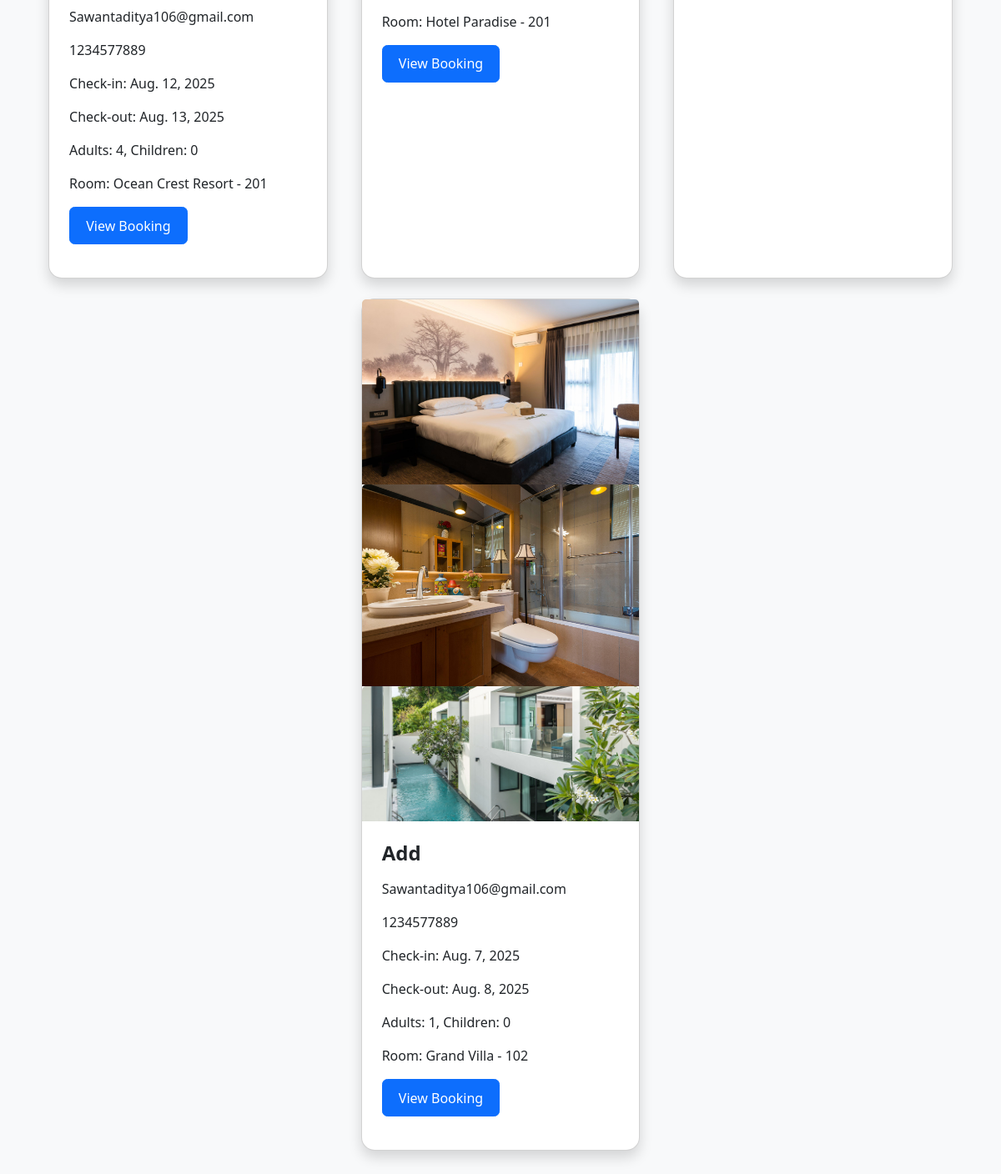
The app's page /bookings/ (lower part), older data.
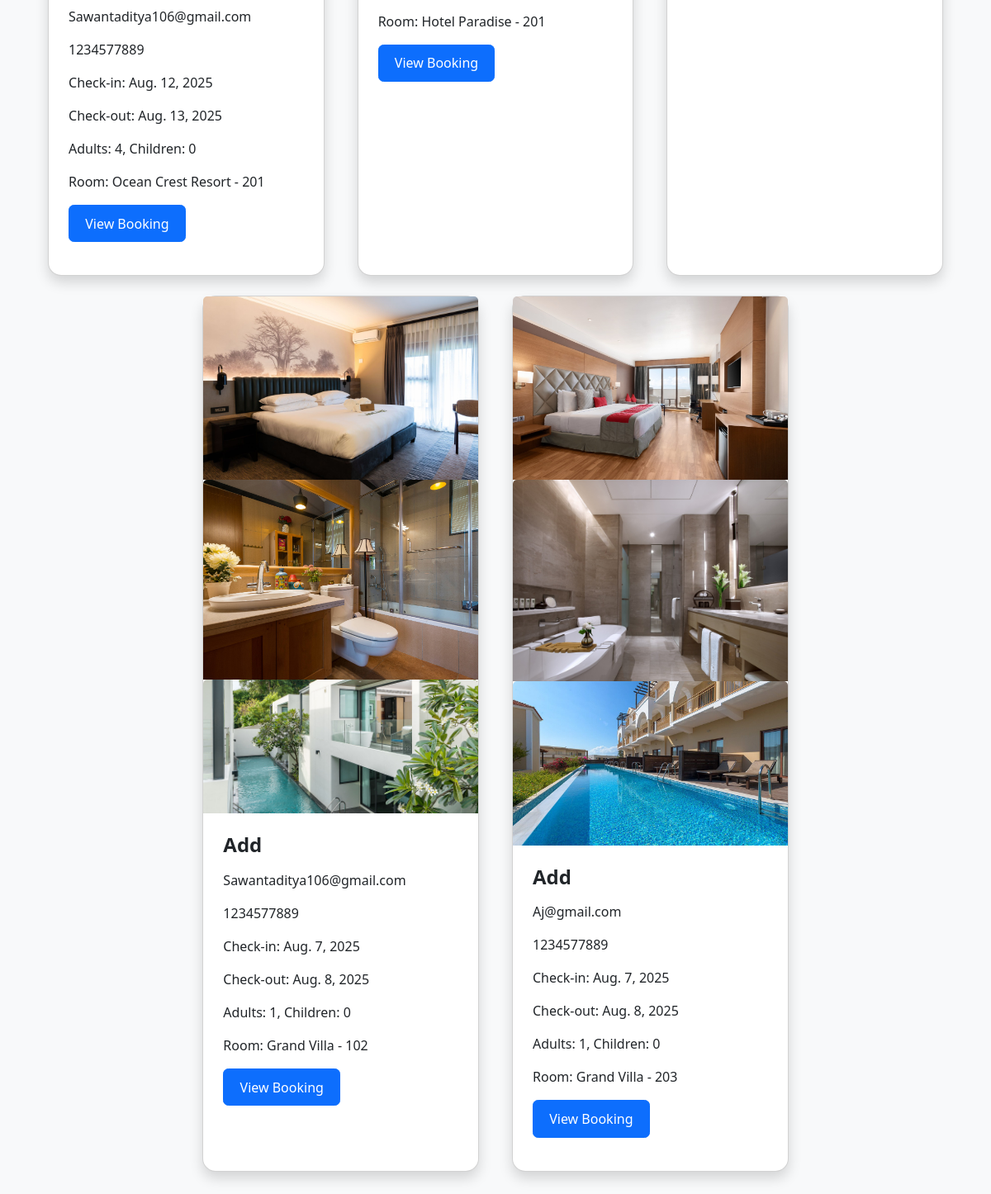
The same page, newer data.
### booking/models.py (models this page shows, shortened)
class Booking(models.Model):
    PAYMENT_STATUS_CHOICES = [
        ('PENDING', 'Pending'),
        ('PAID', 'Paid'),
        ('FAILED', 'Failed'),
        ('CANCELLED', 'Cancelled'),
    ]
    room = models.ForeignKey(Room, on_delete=models.CASCADE)
    guest_name = models.CharField(max_length=255)
    guest_email = models.EmailField()
    guest_phone = models.CharField(max_length=20, blank=True, null=True)
    check_in = models.DateField()
    check_out = models.DateField()
    num_adults = models.PositiveIntegerField(default=1)
    num_children = models.PositiveIntegerField(default=0)
    total_amount = models.DecimalField(max_digits=10, decimal_places=2, null=True, blank=True)
    payment_status = models.CharField(max_length=20, choices=PAYMENT_STATUS_CHOICES, default='PENDING')
    order_id = models.CharField(max_length=100, blank=True, null=True)
    payment_date = models.DateTimeField(null=True, blank=True)
    created_at = models.DateTimeField(auto_now_add=True)
    num_rooms = models.IntegerField(default=1)

class Room(models.Model):
    hotel = models.ForeignKey(Hotel, on_delete=models.CASCADE, related_name='rooms')
    room_number = models.CharField(max_length=10)
    room_type = models.CharField(max_length=50)
    price = models.DecimalField(max_digits=8, decimal_places=2)
    is_available = models.BooleanField(default=True)
    image = models.ImageField(upload_to='rooms/', blank=True, null=True)
    bathroom_image = models.ImageField(upload_to='rooms/', blank=True, null=True)
    view_image = models.ImageField(upload_to='rooms/', blank=True, null=True)
    def __str__(self):
        return f"{self.hotel.name} - {self.room_number}"

class Hotel(models.Model):
    name = models.CharField(max_length=255)
    location = models.CharField(max_length=255)
    description = models.TextField()
    image = models.ImageField(upload_to='hotels/', blank=True, null=True)

### booking/views.py (the view)
# urls.py: path('bookings/', views.booking_list, name='booking_list'),
def booking_list(request):
    bookings = Booking.objects.all()
    return render(request, 'booking_list.html', {'bookings': bookings})

### templates/booking_list.html (shortened to what this page needs)
<!DOCTYPE html>
<html lang="en">
<head>
    <link href="https://cdn.jsdelivr.net/npm/bootstrap@5.3.0/dist/css/bootstrap.min.css" rel="stylesheet">
    <link rel="stylesheet" href="/static/css/style.css">
</head>
<body>
    <div class="container py-5">
        <div class="row justify-content-center">
            {% for booking in bookings %}
            <div class="col-md-4 mb-4">
                <div class="card h-100 shadow">
                    {% if booking.room.image %}
                    <img src="{{ booking.room.image.url }}" class="card-img-top" alt="Room Image">
                    {% endif %}
                    {% if booking.room.bathroom_image %}
                    <img src="{{ booking.room.bathroom_image.url }}" class="card-img-top" alt="Bathroom">
                    {% endif %}
                    {% if booking.room.view_image %}
                    <img src="{{ booking.room.view_image.url }}" class="card-img-top" alt="View">
                    {% endif %}
                    <div class="card-body">
                        <h5 class="card-title">{{ booking.guest_name }}</h5>
                        <p class="card-text">{{ booking.guest_email }}</p>
                        <p class="card-text">{{ booking.guest_phone }}</p>
                        <p class="card-text">Check-in: {{ booking.check_in }}</p>
                        <p class="card-text">Check-out: {{ booking.check_out }}</p>
                        <p class="card-text">Adults: {{ booking.num_adults }}, Children: {{ booking.num_children }}</p>
                        <p class="card-text">Room: {{ booking.room }}</p>
                        <div class="d-flex flex-wrap gap-2 mt-3">
                            <a href="{% url 'view_booking' booking.id %}" class="btn btn-primary btn-sm">View Booking</a>
                        </div>
                    </div>
                </div>
            </div>
            {% empty %}
            <div class="col-12 text-center">
                <p>No bookings found.</p>
            </div>
            {% endfor %}
        </div>
    </div>
</body>

### static/css/style.css (style rules this page uses)
body { font-family: 'Segoe UI', Tahoma, Geneva, Verdana, sans-serif; background-color: #f8f9fa; }
.container { padding-left: 1rem; padding-right: 1rem; }
.row { display: flex; flex-wrap: wrap; margin-left: -0.5rem; margin-right: -0.5rem; }
.card { flex: 1 1 100%; border-radius: 1rem; margin: 0.5rem; box-shadow: 0 2px 8px rgba(0,0,0,0.08); background-color: #fff; }
.card-body { padding: 1.5rem; }
.card-title { font-size: 1.5rem; font-weight: 600; margin-bottom: 1rem; }
.btn { font-size: 1rem; padding: 0.6rem 1.2rem; border-radius: 0.4rem; }

Row changes from the older to the newer data that the page shows:
added Booking: room.image (picture), room.bathroom_image (picture), room.view_image (picture), guest_name "Add", guest_email "Aj@gmail.com", guest_phone "1234577889", check_in "Aug. 7, 2025", check_out "Aug. 8, 2025", num_adults "1", num_children "0", room "Grand Villa - 203"
